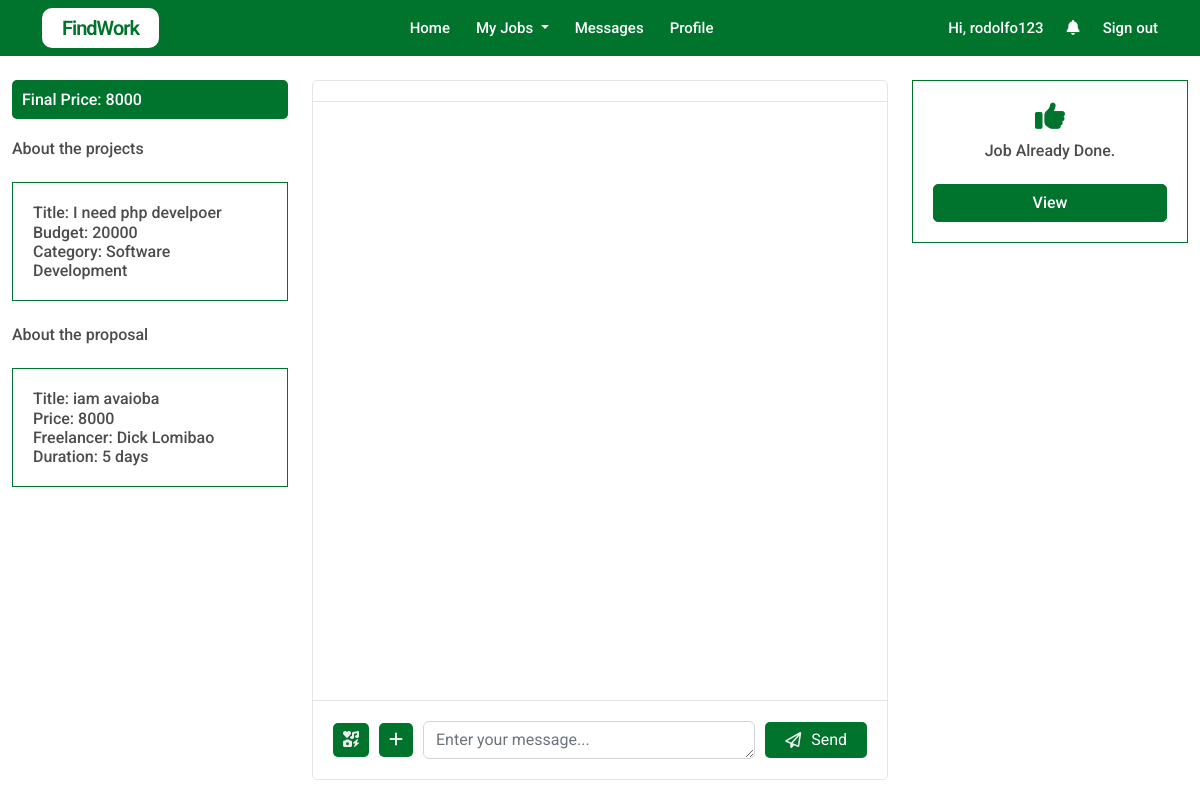
The page /pages/client/client_started_jobview.php?jobid=63d245b048fc61674724784 (signed in) on the database its author committed.
### tables this page shows
CREATE TABLE `jobs` (
  `id` varchar(200) NOT NULL,
  `owner_id` varchar(200) NOT NULL,
  `title` varchar(500) NOT NULL,
  `descriptions` varchar(10000) NOT NULL,
  `category_id` int(10) NOT NULL,
  `level` varchar(200) NOT NULL,
  `required_skills` varchar(2000) NOT NULL,
  `budget` float NOT NULL,
  `due_date` datetime NOT NULL,
  `date_created` datetime DEFAULT NULL,
  `status` int(2) NOT NULL
);

CREATE TABLE `categories` (
  `id` int(11) NOT NULL,
  `title` varchar(200) NOT NULL,
  `descriptions` varchar(500) NOT NULL,
  `date_created` timestamp NOT NULL DEFAULT current_timestamp()
);

### classes/db_config.php (called while the page is built, shortened)
<?php
class DB{
    private $host = "localhost";
    private $user = "root";
    private $pass = "";
    private $db = "findwork";
    private $connection;
    function __construct()
    {
        try{
            $this->connection = new PDO(
                "mysql:host=$this->host;dbname=$this->db",
                $this->user,
                $this->pass,
                [PDO::ATTR_ERRMODE => PDO::ERRMODE_EXCEPTION]
            );
            return $this->connection;
        }catch(PDOException $ex){
            echo "Error: " . $ex->getMessage();
        }
    }
    function getConnection(){
        return $this->connection;
    }
}

### classes/proposal.php (called while the page is built, shortened)
<?php
require_once "db_config.php";
class Proposal extends DB
{
    public function getAllJobProposal($id)
    {
        $sql = "SELECT
        proposal.id,
        proposal.job_id,
        proposal.owner,
        proposal.proposal_title,
        proposal.proposal_desc,
        proposal.proposal_price,
        proposal.proposal_duration,
        proposal.proposal_otherinfo,
        proposal.proposal_status,
        proposal.date_created,
        proposal.delivered,
        proposal.delivered_item,
        concat(userinfo.firstname, ' ', userinfo.lastname) as fullname,
        accountinfo.profile_pic FROM proposal,userinfo,accountinfo,jobs
        WHERE userinfo.id = proposal.owner AND accountinfo.owner_id = userinfo.id and proposal.job_id = jobs.id and jobs.owner_id = ? and proposal.job_id = ? and proposal.proposal_status = 1 ORDER BY proposal.date_created DESC;";
        $stmt = $this->getConnection()->prepare($sql);
        $stmt->execute([
            $_SESSION['ownerid'],
            $id,
        ]);
        return $stmt->fetchAll(PDO::FETCH_ASSOC);
    }
}

### classes/job_list_getter.php (called while the page is built, shortened)
<?php
require_once 'db_config.php';
class Job_collection extends DB
{
    public function getFreelancerStarted($id)
    {
        $sql = "SELECT
        jobs.id,
        jobs.owner_id,
        jobs.title,
        categories.title as category,
        jobs.descriptions,
        jobs.level,
        jobs.required_skills,
        jobs.budget,
        jobs.due_date,
        jobs.date_created,
        jobs.status
        FROM jobs,categories
        WHERE jobs.category_id = categories.id and jobs.status = 3
        and jobs.id = ?";
        $stmt = $this->getConnection()->prepare($sql);
        $stmt->execute([$id]);
        return $stmt->fetchAll(PDO::FETCH_ASSOC);
    }
}

### classes/messages_class.php (called while the page is built, shortened)
<?php
require_once 'db_config.php';
 class Messages extends DB{
    public function conversationExits($data){
        $sql = "SELECT * FROM `conversationlist` WHERE users = ? or users = ?";
        $pdo = $this->getConnection();
        $stmt = $pdo->prepare($sql);
        $stmt->execute($data);
        return $stmt->fetchAll(PDO::FETCH_ASSOC);
    }
 }
?>

### classes/job_income.php (called while the page is built, shortened)
<?php
require_once 'db_config.php';
class JobIncome extends DB
{
    public function checkIfDone($data)
    {
        $sql = "SELECT * FROM`job_income` where jobid = ?";
        $stmt = $this->getConnection()->prepare($sql);
        $stmt->execute([$data]);
        return $stmt->fetchAll(PDO::FETCH_ASSOC);
    }
}

### pages/client/client_started_jobview.php (the view, shortened to what this page needs)
<?php
require_once '../../classes/job_list_getter.php';
require_once '../../classes/proposal.php';
require_once '../../classes/messages_class.php';
require_once '../../classes/job_income.php';
$job_collection = new Job_collection;
$proposal = new Proposal;
$info = new AccountInfo;
$msg = new Messages;
$income = new  JobIncome;
$joblist = $job_collection->getFreelancerStarted($_GET['jobid']);
$propos = $proposal->getAllJobProposal($_GET['jobid']);
$freelancer = $info->getImportantInfo($propos[0]['owner']);
$convo = $msg->conversationExits([
    $_SESSION['ownerid'] . '-' . $freelancer[0]['id'],
    $freelancer[0]['id'] . '-' . $_SESSION['ownerid']
]);
?>
<!DOCTYPE html>
<html lang="en">
<head>
    <?php require_once '../linklist.php'; ?>
    <link rel="stylesheet" href="../../css/client_jobslist.css">
    <link rel="stylesheet" href="../../css/message.css">
</head>
<body>
    <?php include 'client_navbar.php' ?>
    <div style="max-width: 1300px;margin:auto">
        <div class="container-fluid" style="margin-top: 80px;">
            <div class="row">
                <div class="col-md-3">
                    <h6 class="priceprice">Final Price: <?php echo $propos[0]['proposal_price']; ?></h6>
                    <h6>About the projects</h6>
                    <br>
                    <div class="boxbox">
                        <h6>Title: <?php echo $joblist[0]['title']; ?></h6>
                        <h6>Budget: <?php echo $joblist[0]['budget']; ?></h6>
                        <h6>Category: <?php echo $joblist[0]['category']; ?></h6>
                    </div>
                    <br>
                    <h6>About the proposal</h6>
                    <br>
                    <div class="boxbox">
                        <h6>Title: <?php echo $propos[0]['proposal_title']; ?></h6>
                        <h6>Price: <?php echo $propos[0]['proposal_price']; ?></h6>
                        <h6>Freelancer: <?php echo $propos[0]['fullname']; ?></h6>
                        <h6>Duration: <?php echo $propos[0]['proposal_duration']; ?></h6>
                    </div>
                </div>
                <div class="col-md-6">
                    <div class="conversation-side">
                        <div class="conversation-info" id="msgr-info">
                        </div>
                        <div class="conv-msg-list" id="msg-list">
                        </div>
                        <div class="input-msg">
                            <div class="form-msg">
                                <button class="second-btn btn-emoji"><i class="fa-solid fa-icons second-btn"></i></button>
                                <button data-bs-toggle="modal" data-bs-target="#exampleModal" class="addfile-btn"><i class="fa-solid fa-plus"></i></button>
                                <textarea type="text" id="msg-content" rows="1" class="form-control two" placeholder="Enter your message..."></textarea>
                                <button type="submit" class="btn-send" data-id="<?php echo $convo[0]['id']; ?>" id="sendme"><i class="fa-regular fa-paper-plane"></i>Send</button>
                            </div>
                        </div>
                    </div>
                </div>
                <div class="col-md-3">
                    <?php if (empty($income->checkIfDone($_GET['jobid']))) {
                        if ($propos[0]['delivered'] == 1) { ?>
                            <div class="box-rcv">
                                <i class="fa-solid fa-envelope-circle-check"></i>
                                <h6>Already send the output </h6>
                                <button class="ord-btn btn-rcv" data-price="<?php echo $propos[0]['proposal_price']; ?>" data-proposalid="<?php echo $propos[0]['id']; ?>" data-jobid="<?php echo $_GET['jobid']; ?>" data-freelancer="<?php echo $propos[0]['owner']; ?>">Output Received</button>
                                <a href="../../assets/deliver/<?php echo $propos[0]['delivered_item']; ?>" class="">
                                    <button class="view-btn">View</button>
                                </a>
                            </div>
                        <?php } else { ?>
                            <div class="box-rcv">
                                <i class="fa-regular fa-clock"></i>
                                <h6>The freelancer already working on your jobs.</h6>
                            </div>
                        <?php } ?>
                    <?php } else { ?>
                        <div class="box-rcv">
                            <i class="fa-solid fa-thumbs-up"></i>
                            <h6>Job Already Done.</h6>
                            <br>
                            <a href="../../assets/deliver/<?php echo $propos[0]['delivered_item']; ?>" class="">
                                <button class="view-btn">View</button>
                            </a>
                        </div>
                    <?php }
                    ?>
                </div>
            </div>
        </div>
    </div>
</body>
</html>

### css/body_config.css (style rules this page uses)
body * { margin: 0; padding: 0; box-sizing: border-box; font-family: 'Roboto', sans-serif; color: rgba(0, 0, 0, .7); }

### css/message.css (style rules this page uses)
.conversation-side { height: calc(100vh - 100px); border: 1px solid rgba(0, 0, 0, .1); display: grid; grid-template-rows: auto 1fr auto; border-radius: 5px; }
.conversation-info { padding: 10px 20px; display: flex; align-items: center; border-bottom: 1px solid rgba(0, 0, 0, .1); }
.conv-msg-list { overflow: auto; padding: 10px 20px; }
.input-msg { border-top: 1px solid rgba(0, 0, 0, .1); padding: 20px; }
.form-msg { display: flex; align-items: center; }
.btn-send { margin-left: 10px; background-color: #00732c; color: white; border: none; padding: 6px 20px; border-radius: 5px; display: flex; align-items: center; }
.addfile-btn { margin-right: 10px; background-color: #00732c; color: white; padding: 5px 10px; border-radius: 5px; border: none; }
.addfile-btn i { font-size: 16px; color: #eee; }
.btn-send i { font-size: 16px; margin-right: 10px; color: #eee; }
.btn-emoji { margin-right: 10px; background-color: #00732c; color: white; padding: 5px 10px; border-radius: 5px; border: none; }
.btn-emoji i { color: #eee; }

### pages/client/client_started_jobview.php (style rules this page uses)
.boxbox { width: 100%; padding: 20px; border: 1px solid #00732c; }
.priceprice { padding: 10px; background-color: #00732c; margin-bottom: 20px; border-radius: 5px; color: white; }
.box-rcv { text-align: center; border: 1px solid #00732c; padding: 20px; }
.box-rcv i { font-size: 30px; margin-bottom: 10px; color: #00732c; }
.view-btn { text-decoration: none; width: 100%; border: 1px solid #00732c; background-color: #00732c; padding: 6px; border-radius: 5px; color: #fff; transition: 1s; font-weight: 500; }

### rows shown on the page
jobs: title "I need php develpoer", budget "20000", category.title "Software Development"

### other values the page prints
$_SESSION['username'] "rodolfo123"
$propos[0]['proposal_price'] "8000"
$propos[0]['proposal_title'] "iam avaioba"
$propos[0]['fullname'] "Dick Lomibao"
$propos[0]['proposal_duration'] "5 days"
